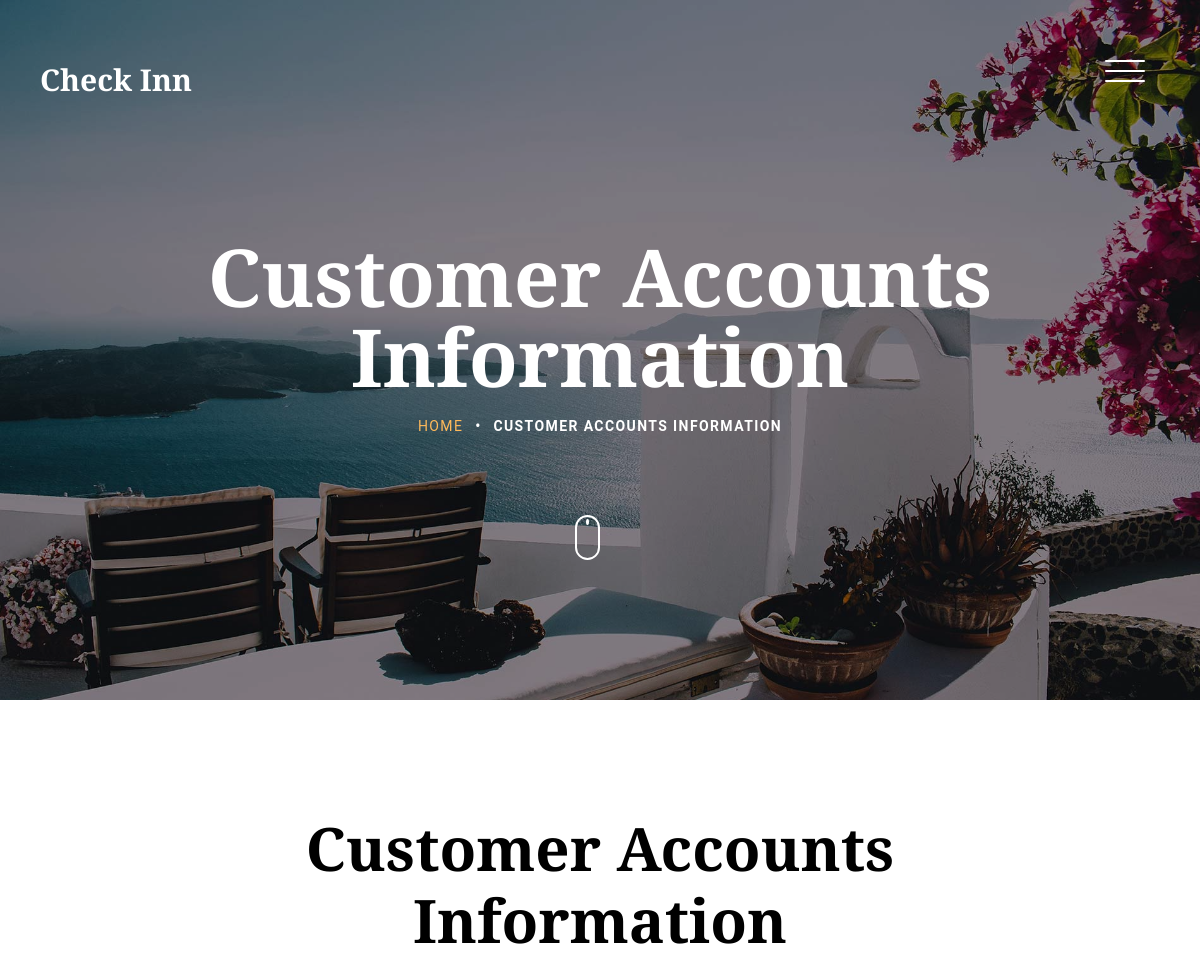
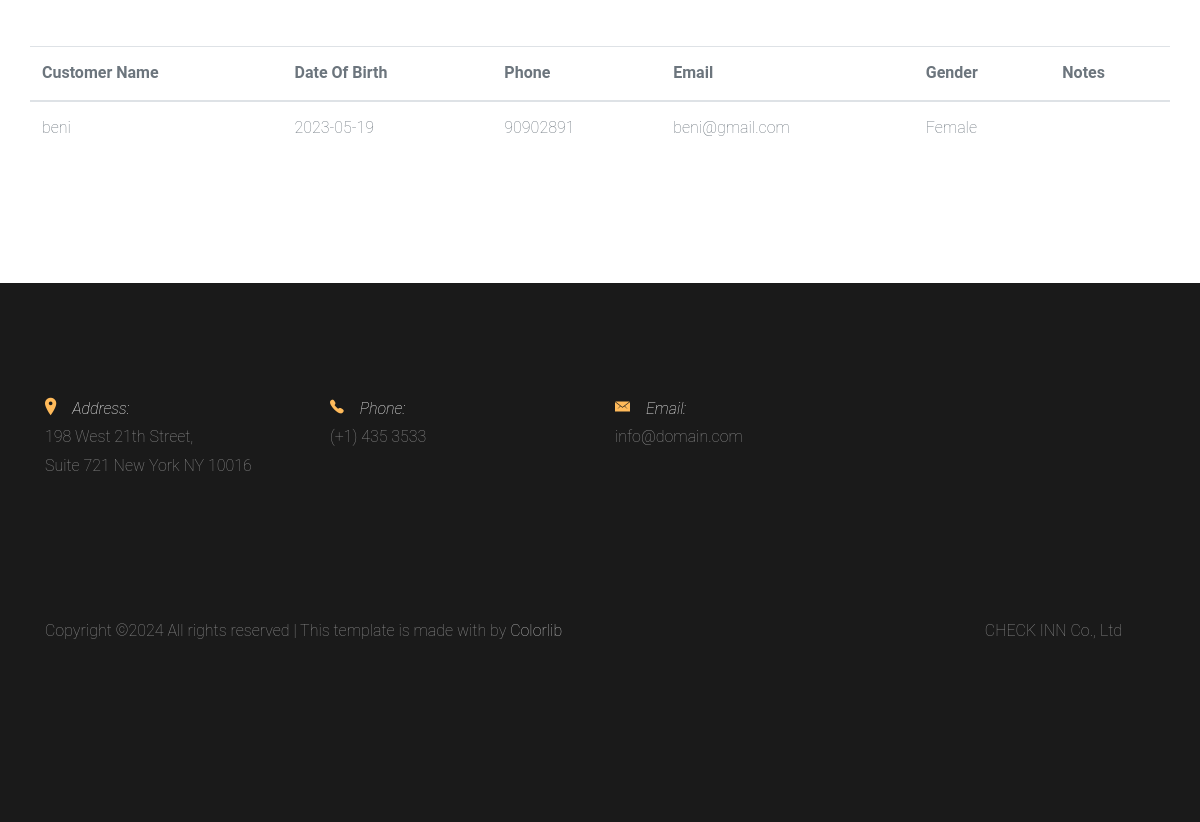
Page /CheckInn_Website/viewCustomerInfo.php?customerEmail=beni@gmail.com (signed in) on the committed database (2 pictures, top to bottom).
### tables this page shows
CREATE TABLE `customer` (
  `customerID` int(255) NOT NULL,
  `email` text NOT NULL,
  `customerName` text NOT NULL,
  `dateOfBirth` date NOT NULL,
  `phone` varchar(255) NOT NULL,
  `notes` text NOT NULL,
  `gender` text NOT NULL
);

### CheckInn_Website/viewCustomerInfo.php (the view, shortened to what this page needs)
<?php
    include("dbConn.php");
    $email = $_GET['customerEmail'];
    $q = "select * from customer where email = '$email'";
    $query = mysqli_query($db, $q);
?>
<!DOCTYPE HTML>
<html>
<head>
<link rel="stylesheet" href="css/bootstrap.min.css">
<link rel="stylesheet" href="css/animate.css">
<link rel="stylesheet" href="css/owl.carousel.min.css">
<link rel="stylesheet" href="css/aos.css">
<link rel="stylesheet" href="css/bootstrap-datepicker.css">
<link rel="stylesheet" href="css/jquery.timepicker.css">
<link rel="stylesheet" href="css/fancybox.min.css">
<link rel="stylesheet" href="fonts/ionicons/css/ionicons.min.css">
<link rel="stylesheet" href="fonts/fontawesome/css/font-awesome.min.css">
<link rel="stylesheet" href="css/style.css">
</head>
<body>
<header class="site-header js-site-header">
  <div class="container-fluid">
    <div class="row align-items-center">
      <div class="col-6 col-lg-4 site-logo" data-aos="fade"><a href="hotelOperator.php">Check Inn</a></div>
      <div class="col-6 col-lg-8">
        <div class="site-menu-toggle js-site-menu-toggle"  data-aos="fade">
          <span></span>
          <span></span>
          <span></span>
        </div>
      </div>
    </div>
  </div>
</header>
<section class="site-hero inner-page overlay" style="background-image: url(images/hero_4.jpg)" data-stellar-background-ratio="0.5">
      <div class="container">
        <div class="row site-hero-inner justify-content-center align-items-center">
          <div class="col-md-10 text-center" data-aos="fade">
            <h1 class="heading mb-3">Customer Accounts Information</h1>
            <ul class="custom-breadcrumbs mb-4">
              <li><a href="hotelOperator.php">Home</a></li>
              <li>&bullet;</li>
              <li>Customer Accounts Information</li>
            </ul>
          </div>
        </div>
      </div>
      <a class="mouse smoothscroll" href="#next">
        <div class="mouse-icon">
          <span class="mouse-wheel"></span>
        </div>
      </a>
    </section>
<section class="section">
  <div class="container" id="next">
    <div class="row justify-content-center text-center mb-5">
      <div class="col-md-7">
        <h2 class="heading" data-aos="fade-up">Customer Accounts Information</h2>
      </div>
    </div>
    <div class="row">
    <table class="table table-hover" data-aos="fade-up">
    <thead>
        <tr>
            <th scope="col">Customer Name</th>
            <th scope="col">Date Of Birth</th>
            <th scope="col">Phone</th>
            <th scope="col">Email</th>
            <th scope="col">Gender</th>
            <th scope="col">Notes</th>
        </tr>
    </thead>
    <tbody data-aos="fade-up">
    <?php
    while($data = mysqli_fetch_array($query))
    {
    ?>
        <tr>
            <td scope="row"><?php echo $data['customerName']?></td>
            <td><?php echo $data['dateOfBirth']?></td>
            <td><?php echo $data['phone']?></td>
            <td><?php echo $data['email']?></td>
            <td><?php echo $data['gender']?></td>
            <td><?php echo $data['notes']?></td>
        </tr>
    <?php
    }
    ?>
    </tbody>
    </table>
    </div>
  </div>
</section>
<footer class="section footer-section">
      <div class="container">
        <div class="row mb-4">
          <div class="col-md-3 mb-5 pr-md-5 contact-info">
            <p><span class="d-block"><span class="ion-ios-location h5 mr-3 text-primary"></span>Address:</span> <span> 198 West 21th Street, <br> Suite 721 New York NY 10016</span></p>
          </div>
          <div class="col-md-3 mb-5 pr-md-5 contact-info">
              <p><span class="d-block"><span class="ion-ios-telephone h5 mr-3 text-primary"></span>Phone:</span> <span> (+1) 435 3533</span></p>
          </div>
          <div class="col-md-3 mb-5 pr-md-5 contact-info">
            <p><span class="d-block"><span class="ion-ios-email h5 mr-3 text-primary"></span>Email:</span> <span> info@domain.com</span></p>
          </div>
        </div>
        <div class="row pt-5">
          <p class="col-md-6 text-left">
            Copyright &copy; All rights reserved | This template is made with  by <a href="https://colorlib.com" target="_blank" >Colorlib</a>
          </p>
          <div class="col-md-6 mb-5 pr-md-5 text-right">
            <p>CHECK INN Co., Ltd</p>
          </div>
        </div>
      </div>
    </footer>
</body>
</html>

### adminPage/css/style.css (style rules this page uses)
body { background: #fff; font-family: "Roboto", arial, sans-serif; font-weight: 200; font-size: 16px; line-height: 1.8; color: #6c757d; position: relative; }
a { -webkit-transition: .3s all ease; -o-transition: .3s all ease; transition: .3s all ease; text-decoration: none; }
h1, h2, h3, h4, h5 { color: #000; font-family: "Playfair Display", times, serif; }
.container-fluid { max-width: 1600px; }
.site-header { position: fixed; top: 0; width: 100%; padding: 60px 0; z-index: 2; -webkit-transition: .3s all ease-in-out; -o-transition: .3s all ease-in-out; transition: .3s all ease-in-out; }
.site-logo { padding-left: 40px; }
.site-logo a { font-size: 30px; color: #fff; font-weight: bold; line-height: 1; font-family: "Playfair Display", times, serif; }
.site-hero { background-size: cover; height: 100vh; min-height: 700px; width: 100%; position: relative; }
.site-hero .heading { font-family: "Playfair Display", times, serif; font-weight: bold; }
.site-hero.overlay:before { background: rgba(0, 0, 0, 0.45); content: ""; position: absolute; height: 100vh; min-height: 700px; top: 0; left: 0; bottom: 0; right: 0; }
.site-hero.inner-page { height: 50vh; min-height: 700px; }
.site-hero.inner-page.overlay:before { height: 50vh; min-height: 700px; }
.site-hero-inner { height: 100vh; min-height: 700px; }
.site-hero-inner .heading { font-size: 80px; font-family: "Playfair Display", times, serif; color: #fff; line-height: 1; font-weight: bold; }
.inner-page .site-hero-inner { height: 50vh; min-height: 700px; }
.site-menu-toggle { top: 0; float: right; width: 40px; height: 45px; position: relative; margin: 0px auto; z-index: 200; -webkit-transform: rotate(0deg); -moz-transform: rotate(0deg); -o-transform: rotate(0deg); -ms-transform: rotate(0deg); transform: rotate(0deg); -webkit-transition: .5s ease-in-out; -moz-transition: .5s ease-in-out; -o-transition: .5s ease-in-out; transition: .5s ease-in-out; cursor: pointer; margin-right: 40px; }
.site-menu-toggle span { display: block; position: absolute; height: 2px; width: 100%; background: #fff; border-radius: 9px; opacity: 1; left: 0; -webkit-transform: rotate(0deg); -moz-transform: rotate(0deg); -o-transform: rotate(0deg); -ms-transform: rotate(0deg); transform: rotate(0deg); -webkit-transition: .25s ease-in-out; -moz-transition: .25s ease-in-out; -o-transition: .25s ease-in-out; transition: .25s ease-in-out; }
.site-menu-toggle span:nth-child(1) { top: 0px; }
.site-menu-toggle span:nth-child(2) { top: 10px; }
.site-menu-toggle span:nth-child(3) { top: 20px; }
.section { padding: 7em 0; }
.heading-serif, .heading, .testimonial-section .heading, .slider-section .heading, .blog-post-entry .heading { font-size: 60px; font-family: "Playfair Display", times, serif; font-weight: 700; }
.footer-section { background: #1a1a1a; color: #fff; }
.footer-section a { color: rgba(255, 255, 255, 0.7); }
.footer-section p { color: rgba(255, 255, 255, 0.5); }
.footer-section .contact-info span.d-block { font-style: italic; color: #fff; }
.mouse { width: 100px; display: inline-block; position: absolute; left: 50%; bottom: 140px; z-index: 1; -webkit-transform: translateX(-25%); -ms-transform: translateX(-25%); transform: translateX(-25%); }
.mouse-icon { width: 25px; height: 45px; border: 2px solid white; border-radius: 15px; cursor: pointer; position: relative; text-align: center; }
.mouse-wheel { height: 6px; margin: 2px auto 0; display: block; width: 3px; background-color: white; border-radius: 50%; -webkit-animation: 1.6s ease infinite wheel-up-down; -moz-animation: 1.6s ease infinite wheel-up-down; animation: 1.6s ease infinite wheel-up-down; }
.custom-breadcrumbs { list-style: none; padding: 0; margin: 0; }
.custom-breadcrumbs li { display: inline-block; color: #fff; margin: 0 4px; text-transform: uppercase; font-size: 14px; letter-spacing: .1em; font-weight: bold; }
.custom-breadcrumbs li a { font-weight: normal; }

### rows in the picture
customer: customerName "beni", dateOfBirth "2023-05-19", phone "90902891", email "beni@gmail.com", gender "Female"
